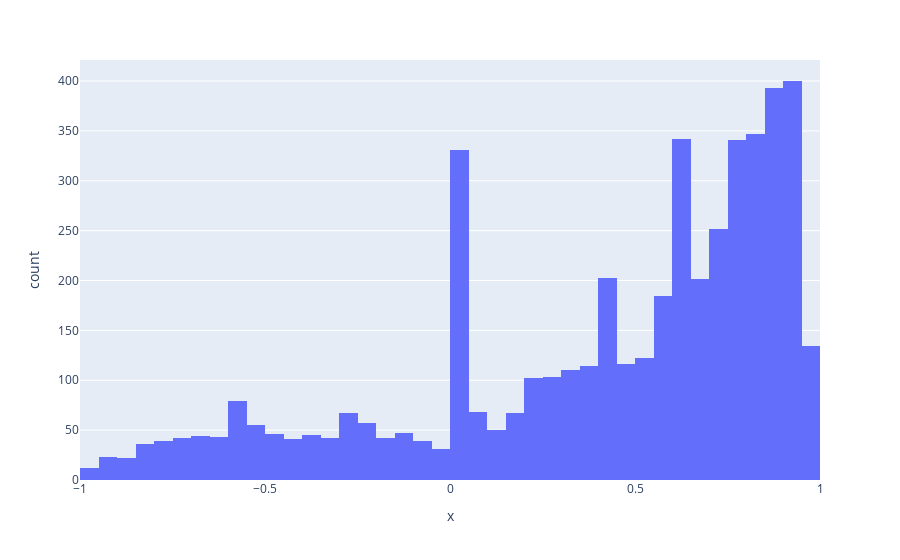

Here is the notebook cell this chart was saved with:
### Code cell
fig = px.histogram(data_frame=df, x=lis)
fig.show()
plt

### Figure 1 — Plotly figure (JSON) as saved in the notebook; plotly's stock layout.template omitted (floating-point values rounded to 4 significant figures; data arrays with more than 128 entries replaced by an {"elided": "..."} marker saying what was removed)
{"data": [{"alignmentgroup": "True", "bingroup": "x", "hovertemplate": "x=%{x}<br>count=%{y}<extra></extra>", "legendgroup": "", "marker": {"color": "#636efa", "pattern": {"shape": ""}}, "name": "", "offsetgroup": "", "orientation": "v", "showlegend": false, "type": "histogram", "x": {"elided": "4833 float values"}, "xaxis": "x", "yaxis": "y"}], "layout": {"barmode": "relative", "legend": {"tracegroupgap": 0}, "margin": {"t": 60}, "xaxis": {"anchor": "y", "domain": [0, 1], "title": {"text": "x"}}, "yaxis": {"anchor": "x", "domain": [0, 1], "title": {"text": "count"}}}}
